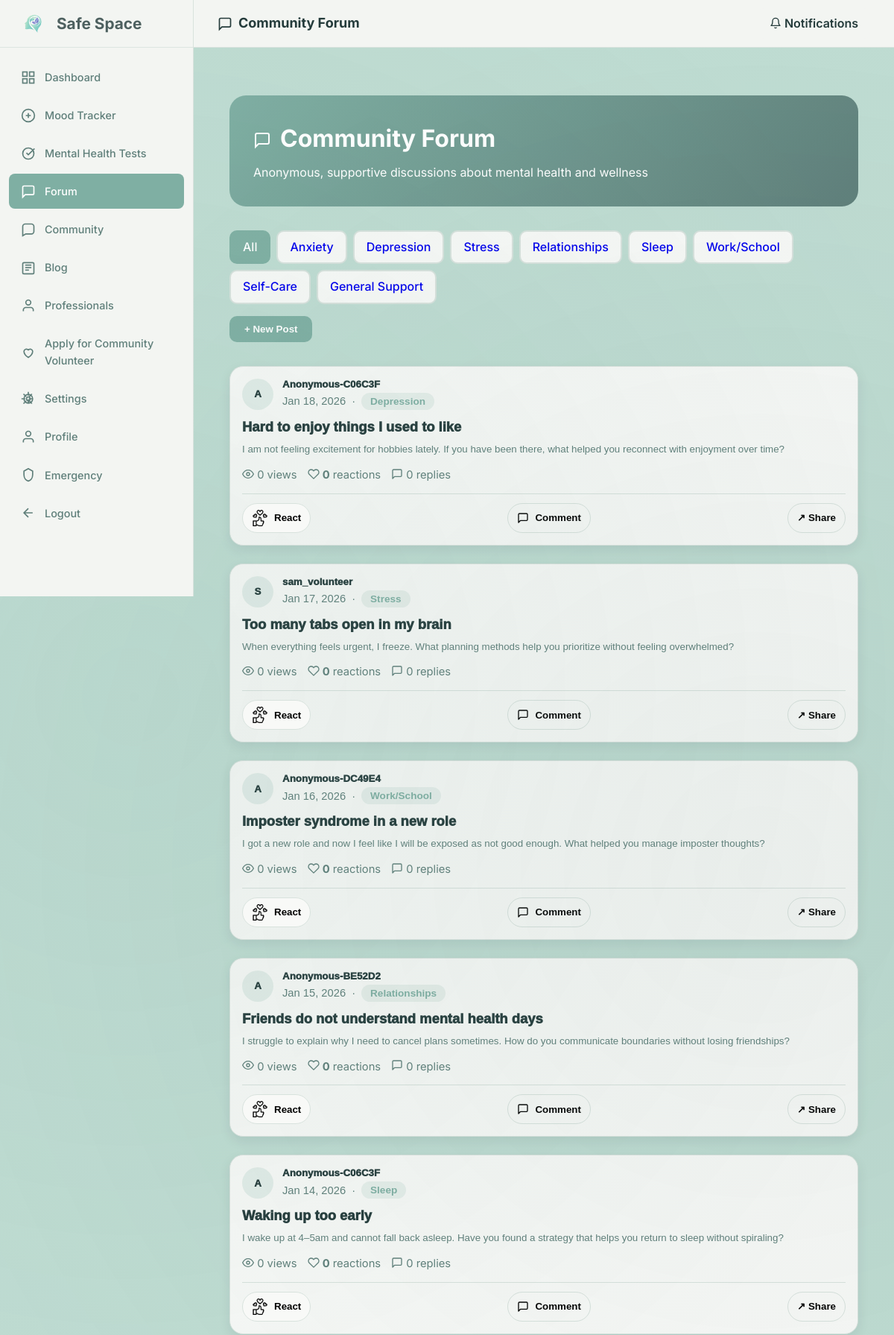
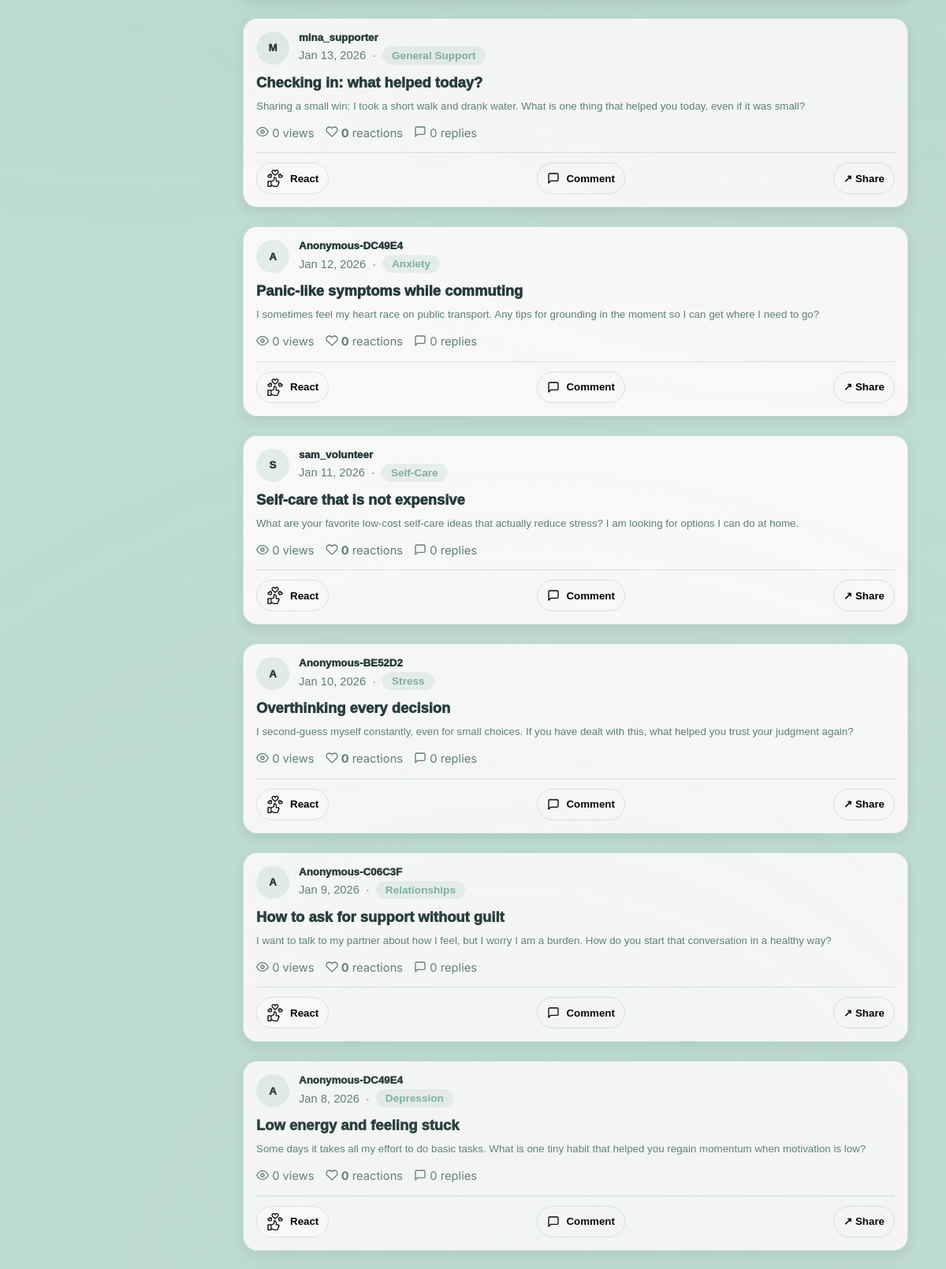
The app's page /dashboard/forum.php (signed in, upper part) with its own data (2 pictures, top to bottom).
### tables this page shows
CREATE TABLE forum_posts (
    post_id INT AUTO_INCREMENT PRIMARY KEY,
    user_id INT NOT NULL,
    category VARCHAR(100) NOT NULL,
    title VARCHAR(255) NOT NULL,
    content LONGTEXT NOT NULL,
    is_encrypted BOOLEAN DEFAULT TRUE,
    view_count INT DEFAULT 0,
    reply_count INT DEFAULT 0,
    is_pinned BOOLEAN DEFAULT FALSE,
    is_locked BOOLEAN DEFAULT FALSE,
    status ENUM('published', 'draft', 'deleted', 'flagged') DEFAULT 'published',
    created_at TIMESTAMP DEFAULT CURRENT_TIMESTAMP,
    updated_at TIMESTAMP DEFAULT CURRENT_TIMESTAMP ON UPDATE CURRENT_TIMESTAMP,
    FOREIGN KEY (user_id) REFERENCES users(user_id) ON DELETE CASCADE,
    INDEX idx_category (category),
    INDEX idx_status (status),
    INDEX idx_created_at (created_at),
    INDEX idx_user_posts (user_id, created_at)
);

CREATE TABLE users (
    user_id INT AUTO_INCREMENT PRIMARY KEY,
    username VARCHAR(50) UNIQUE NOT NULL,
    email VARCHAR(100) UNIQUE NOT NULL,
    password_hash VARCHAR(255) NOT NULL,
    full_name VARCHAR(100) NULL,
    phone VARCHAR(30) NULL,
    user_type ENUM('patient', 'professional', 'volunteer', 'supporter', 'community_healer') NOT NULL,
    is_anonymous BOOLEAN DEFAULT TRUE,
    is_verified BOOLEAN DEFAULT FALSE,
    is_active BOOLEAN DEFAULT TRUE,
    profile_picture VARCHAR(255) NULL,
    bio TEXT NULL,
    date_of_birth DATE NULL,
    gender ENUM('male', 'female', 'non_binary', 'prefer_not_to_say', 'other') NULL,
    country VARCHAR(100) NULL,
    timezone VARCHAR(50) DEFAULT 'UTC',
    created_at TIMESTAMP DEFAULT CURRENT_TIMESTAMP,
    last_login TIMESTAMP NULL,
    email_verified_at TIMESTAMP NULL,
    verification_token VARCHAR(100) NULL,
    reset_token VARCHAR(100) NULL,
    reset_token_expiry TIMESTAMP NULL,
    INDEX idx_username (username),
    INDEX idx_email (email),
    INDEX idx_user_type (user_type),
    INDEX idx_is_active (is_active)
);

### config/config.php (called while the page is built, shortened)
<?php
function get_anonymous_display_name($user_id) {
    $user_id = (int)$user_id;
    $salt = defined('SITE_URL') ? SITE_URL : 'SafeSpace';
    $hash = hash('sha256', $salt . '|anon|' . $user_id);
    $tag = strtoupper(substr($hash, 0, 6));
    return 'Anonymous-' . $tag;
}
function get_user_id() {
    return $_SESSION['user_id'] ?? null;
}
?>

### dashboard/forum.php (the view, shortened to what this page needs)
<?php
require_once '../config/config.php';
$user_id = get_user_id();
$db = Database::getInstance();
$conn = $db->getConnection();
$categories = ['Anxiety', 'Depression', 'Stress', 'Relationships', 'Sleep', 'Work/School', 'Self-Care', 'General Support'];
$selected_category = trim((string)($_GET['category'] ?? ''));
$reaction_assets = [
    'like' => '../images/reactions/like.png',
    'celebrate' => '../images/reactions/Linkedin-Celebrate-Icon-ClappingHands500.png',
    'support' => '../images/reactions/Linkedin-Support-Icon-HeartinHand500.png',
    'love' => '../images/reactions/Linkedin-Love-Icon-Heart500.png',
    'insightful' => '../images/reactions/Linkedin-Insightful-Icon-Lamp500.png',
    'curious' => '../images/reactions/Linkedin-Curious-Icon-PurpleSmiley500.png',
];
$sql = "
    SELECT fp.post_id, fp.user_id, fp.title, fp.category, fp.content, fp.view_count, fp.reply_count, fp.created_at,
           u.username, u.is_anonymous, u.user_type,
           p.full_name AS professional_full_name, p.specialization AS professional_specialization, p.verification_status AS professional_verification_status,
           (SELECT COUNT(*) FROM forum_post_reactions fpr WHERE fpr.post_id = fp.post_id) AS total_reactions,
           (SELECT reaction_type FROM forum_post_reactions fpr2 WHERE fpr2.post_id = fp.post_id AND fpr2.user_id = ? LIMIT 1) AS my_reaction
    FROM forum_posts fp
    JOIN users u ON fp.user_id = u.user_id
    LEFT JOIN professionals p ON p.user_id = u.user_id
    WHERE fp.status = 'published'
";
$params = [$user_id];
$types = 'i';
$sql .= ' ORDER BY fp.is_pinned DESC, fp.created_at DESC LIMIT 50';
$stmt = $conn->prepare($sql);
if (!$stmt) {
    $posts = [];
} else {
    $stmt->bind_param($types, ...$params);
    $stmt->execute();
    $posts = $stmt->get_result()->fetch_all(MYSQLI_ASSOC);
}
?>
<!DOCTYPE html>
<html lang="en">
<head>
    <link rel="stylesheet" href="../assets/css/styles.css">
        <link rel="stylesheet" href="includes/dashboard-layout.css">
</head>
<body>
        <div class="dashboard-wrapper">
            <?php include 'includes/sidebar.php'; ?>
            <main class="main-content">
                <div class="top-bar">
                    <h2 style="margin: 0; font-size: 18px; color: var(--text-primary);"><svg viewBox="0 0 24 24" width="20" height="20" fill="none" stroke="currentColor" stroke-width="2" style="display: inline-block; margin-right: 8px; vertical-align: middle;"><path d="M21 15a2 2 0 01-2 2H7l-4 4V5a2 2 0 012-2h14a2 2 0 012 2z"/></svg>Community Forum</h2>
                    <div class="top-bar-right">
                        <a href="notifications.php" style="text-decoration: none; color: var(--text-primary); font-weight: 600; padding: 8px 16px; background: var(--light-bg); border-radius: 8px;">
                            <svg class="icon icon--sm" viewBox="0 0 24 24" fill="none" stroke="currentColor" stroke-width="2" stroke-linecap="round" stroke-linejoin="round" aria-hidden="true"><path d="M18 8a6 6 0 0 0-12 0c0 7-3 9-3 9h18s-3-2-3-9"/><path d="M13.73 21a2 2 0 0 1-3.46 0"/></svg>
                            Notifications
                        </a>
                    </div>
                </div>
                <div class="content-area">
    <div class="forum-container">
        <div class="forum-header">
            <h1><svg viewBox="0 0 24 24" width="24" height="24" fill="none" stroke="currentColor" stroke-width="2" style="display: inline-block; margin-right: 12px; vertical-align: middle;"><path d="M21 15a2 2 0 01-2 2H7l-4 4V5a2 2 0 012-2h14a2 2 0 012 2z"/></svg>Community Forum</h1>
            <p>Anonymous, supportive discussions about mental health and wellness</p>
        </div>
        <div class="forum-nav">
            <div class="category-filters">
                <a href="forum.php" class="category-btn <?php echo empty($selected_category) ? 'active' : ''; ?>">All</a>
                <?php foreach ($categories as $cat): ?>
                    <a href="forum.php?category=<?php echo urlencode($cat); ?>"
                       class="category-btn <?php echo $selected_category === $cat ? 'active' : ''; ?>">
                        <?php echo htmlspecialchars($cat); ?>
                    </a>
                <?php endforeach; ?>
            </div>
            <button class="new-post-btn" onclick="openNewPostModal()">+ New Post</button>
        </div>
        <div class="post-list">
            <?php if (count($posts) > 0): ?>
                <?php foreach ($posts as $post): ?>
                    <?php
                        $is_post_professional = (($post['user_type'] ?? '') === 'professional');
                        $post_author = $is_post_professional
                            ? (!empty($post['professional_full_name']) ? $post['professional_full_name'] : ($post['username'] ?? 'User'))
                            : (!empty($post['is_anonymous']) ? get_anonymous_display_name((int)$post['user_id']) : ($post['username'] ?? 'User'));
                        $avatarLetter = strtoupper(substr((string)$post_author, 0, 1));
                        $rawContent = (string)($post['content'] ?? '');
                        $excerpt = function_exists('mb_substr') ? mb_substr($rawContent, 0, 180) : substr($rawContent, 0, 180);
                        $excerpt = trim($excerpt);
                        $hasMore = (function_exists('mb_strlen') ? mb_strlen($rawContent) : strlen($rawContent)) > (function_exists('mb_strlen') ? mb_strlen($excerpt) : strlen($excerpt));
                        $myReaction = !empty($post['my_reaction']) ? (string)$post['my_reaction'] : null;
                        $activeReaction = $myReaction && isset($reaction_assets[$myReaction]) ? $myReaction : 'like';
                        $activeReactionLabel = $myReaction ? ucfirst($myReaction) : 'React';
                        $reactionTotal = (int)($post['total_reactions'] ?? 0);
                    ?>
                    <div class="post-card">
                        <button type="button" class="post-open" data-open-post-id="<?php echo (int)$post['post_id']; ?>" aria-label="Open forum post">
                            <div class="post-header-row">
                                <div class="post-avatar" aria-hidden="true"><?php echo htmlspecialchars($avatarLetter); ?></div>
                                <div class="post-head-text">
                                    <div class="post-name-row">
                                        <span class="post-name"><?php echo htmlspecialchars((string)$post_author); ?></span>
                                    </div>
                                    <div class="post-sub">
                                        <span><?php echo date('M j, Y', strtotime($post['created_at'])); ?></span>
                                        <span aria-hidden="true">·</span>
                                        <span class="category-chip"><?php echo htmlspecialchars((string)$post['category']); ?></span>
                                    </div>
                                </div>
                            </div>
                            <div class="post-title"><?php echo htmlspecialchars((string)$post['title']); ?></div>
                            <?php if ($excerpt !== ''): ?>
                                <p class="post-excerpt"><?php echo htmlspecialchars($excerpt); ?><?php echo $hasMore ? '…' : ''; ?></p>
                            <?php endif; ?>
                        </button>
                        <div class="post-stats">
                            <span><svg class="icon icon--sm" viewBox="0 0 24 24" fill="none" stroke="currentColor" stroke-width="2" stroke-linecap="round" stroke-linejoin="round" aria-hidden="true"><path d="M1 12s4-8 11-8 11 8 11 8-4 8-11 8-11-8-11-8z"/><circle cx="12" cy="12" r="3"/></svg> <?php echo (int)$post['view_count']; ?> views</span>
                            <span><svg class="icon icon--sm" viewBox="0 0 24 24" fill="none" stroke="currentColor" stroke-width="2" stroke-linecap="round" stroke-linejoin="round" aria-hidden="true"><path d="M20.84 4.61a5.5 5.5 0 0 0-7.78 0L12 5.67l-1.06-1.06a5.5 5.5 0 0 0-7.78 7.78L12 21.23l8.84-8.84a5.5 5.5 0 0 0 0-7.78z"/></svg> <strong data-reaction-total><?php echo $reactionTotal; ?></strong> reactions</span>
                            <span><svg class="icon icon--sm" viewBox="0 0 24 24" fill="none" stroke="currentColor" stroke-width="2" stroke-linecap="round" stroke-linejoin="round" aria-hidden="true"><path d="M21 15a2 2 0 0 1-2 2H7l-4 4V5a2 2 0 0 1 2-2h14a2 2 0 0 1 2 2z"/></svg> <?php echo (int)$post['reply_count']; ?> replies</span>
                        </div>
                        <div class="post-actions" aria-label="Post actions">
                            <div class="feed-reaction" data-post-id="<?php echo (int)$post['post_id']; ?>">
                                <button type="button" class="reaction-trigger" aria-haspopup="true" aria-expanded="false">
                                    <img class="active-reaction-icon" src="<?php echo htmlspecialchars($reaction_assets[$activeReaction]); ?>" alt="Reaction">
                                    <span class="active-reaction-label"><?php echo htmlspecialchars($activeReactionLabel); ?></span>
                                </button>
                            </div>
                            <button type="button" class="post-action post-action-comment" data-comment-post-id="<?php echo (int)$post['post_id']; ?>">
                                <svg class="icon icon--sm" viewBox="0 0 24 24" fill="none" stroke="currentColor" stroke-width="2" stroke-linecap="round" stroke-linejoin="round" aria-hidden="true"><path d="M21 15a2 2 0 0 1-2 2H7l-4 4V5a2 2 0 0 1 2-2h14a2 2 0 0 1 2 2z"/></svg>
                                Comment
                            </button>
                            <button type="button" class="post-action post-action-share" data-share-post-id="<?php echo (int)$post['post_id']; ?>">↗ Share</button>
                        </div>
                    </div>
                <?php endforeach; ?>
            <?php endif; ?>
        </div>
    </div>
</body>
</html>

### assets/css/styles.css (style rules this page uses)
:root { --bg-page: #BFDCD2; --bg-primary: #BFDCD2; --bg-surface: #F3F5F2; --bg-card: #F8F9F7; --accent-primary: #7FAFA3; --accent-soft: #9FBFB6; --border-soft: #D8E2DD; --primary-color: #7FAFA3; --primary-dark: #6A9A8E; --primary-light: #9FBFB6; --secondary-color: #5F7F7A; --accent-color: #9FBFB6; --accent-warm: #7FAFA3; --white: #F8F9F7; --light-bg: #F3F5F2; --light-gray: #D8E2DD; --medium-gray: #5F7F7A; --dark-gray: #243B3B; --text-primary: #243B3B; --text-secondary: #5F7F7A; --success: #22c55e; --warning: #f59e0b; --error: #ef4444; --info: #3b82f6; --shadow-sm: 0 6px 16px rgba(12, 27, 51, 0.08); --shadow-md: 0 12px 28px rgba(12, 27, 51, 0.12); --shadow-lg: 0 18px 48px rgba(12, 27, 51, 0.18); --shadow-glow: 0 0 24px rgba(20, 184, 166, 0.35); --radius-sm: 10px; --radius-md: 14px; --radius-lg: 22px; --radius-xl: 32px; --transition-fast: 0.18s ease; --transition-normal: 0.3s ease; --transition-slow: 0.5s ease; --spacing-xs: 0.5rem; --spacing-sm: 1rem; --spacing-md: 1.5rem; --spacing-lg: 2rem; --spacing-xl: 3rem; }
* { margin: 0; padding: 0; box-sizing: border-box; }
html { font-size: 16px; scroll-behavior: smooth; }
body { font-family: 'Inter', 'DM Sans', 'Poppins', system-ui, -apple-system, sans-serif; background: var(--bg-primary); color: var(--text-primary); line-height: 1.6; min-height: 100vh; overflow-x: hidden; position: relative; margin: 0; }
.icon { width: 1em !important; height: 1em !important; display: inline-block; vertical-align: -0.125em; flex: 0 0 auto; }
.icon--sm { width: 16px !important; height: 16px !important; }
body::before { content: ''; position: fixed; top: 0; left: 0; width: 100%; height: 100%; background: radial-gradient(circle at 15% 20%, rgba(127, 175, 163, 0.08), transparent 30%), radial-gradient(circle at 85% 25%, rgba(95, 127, 122, 0.08), transparent 32%), radial-gradient(circle at 55% 75%, rgba(159, 191, 182, 0.08), transparent 34%); pointer-events: none; z-index: 0; }

### dashboard/includes/dashboard-layout.css (style rules this page uses)
.dashboard-wrapper { display: flex; min-height: 100vh; margin: 0; padding: 0; }
.main-content { flex: 1; margin-left: 260px; padding: 0; width: calc(100% - 260px); }
.top-bar { background: var(--bg-surface, #F3F5F2); border-bottom: 1px solid var(--border-soft, #D8E2DD); padding: 0 32px; display: flex; justify-content: space-between; align-items: center; position: sticky; top: 0; z-index: 99; height: 64px; margin: 0; }
.top-bar-right { display: flex; gap: 16px; align-items: center; }
.content-area { padding: 2rem; }

### records on screen
forum_posts: user.is_anonymous "A", user.is_anonymous "Anonymous-C06C3F", created_at "Jan 18, 2026", category "Depression", title "Hard to enjoy things I used to like", content "I am not feeling excitement for hobbies lately. If you have been there, what helped you reconnect with enjoyment over time?", view_count "0", reactionTotal "0", reply_count "0", activeReactionLabel "React"
forum_posts: user.username "S", user.username "sam_volunteer", created_at "Jan 17, 2026", category "Stress", title "Too many tabs open in my brain", content "When everything feels urgent, I freeze. What planning methods help you prioritize without feeling overwhelmed?", view_count "0", reactionTotal "0", reply_count "0", activeReactionLabel "React"
forum_posts: user.is_anonymous "A", user.is_anonymous "Anonymous-DC49E4", created_at "Jan 16, 2026", category "Work/School", title "Imposter syndrome in a new role", content "I got a new role and now I feel like I will be exposed as not good enough. What helped you manage imposter thoughts?", view_count "0", reactionTotal "0", reply_count "0", activeReactionLabel "React"
forum_posts: user.is_anonymous "A", user.is_anonymous "Anonymous-BE52D2", created_at "Jan 15, 2026", category "Relationships", title "Friends do not understand mental health days", content "I struggle to explain why I need to cancel plans sometimes. How do you communicate boundaries without losing friendships?", view_count "0", reactionTotal "0", reply_count "0", activeReactionLabel "React"
forum_posts: user.is_anonymous "A", user.is_anonymous "Anonymous-C06C3F", created_at "Jan 14, 2026", category "Sleep", title "Waking up too early", content "I wake up at 4–5am and cannot fall back asleep. Have you found a strategy that helps you return to sleep without spiraling?", view_count "0", reactionTotal "0", reply_count "0", activeReactionLabel "React"
forum_posts: user.username "M", user.username "mina_supporter", created_at "Jan 13, 2026", category "General Support", title "Checking in: what helped today?", content "Sharing a small win: I took a short walk and drank water. What is one thing that helped you today, even if it was small?", view_count "0", reactionTotal "0", reply_count "0", activeReactionLabel "React"
forum_posts: user.is_anonymous "A", user.is_anonymous "Anonymous-DC49E4", created_at "Jan 12, 2026", category "Anxiety", title "Panic-like symptoms while commuting", content "I sometimes feel my heart race on public transport. Any tips for grounding in the moment so I can get where I need to go?", view_count "0", reactionTotal "0", reply_count "0", activeReactionLabel "React"
forum_posts: user.username "S", user.username "sam_volunteer", created_at "Jan 11, 2026", category "Self-Care", title "Self-care that is not expensive", content "What are your favorite low-cost self-care ideas that actually reduce stress? I am looking for options I can do at home.", view_count "0", reactionTotal "0", reply_count "0", activeReactionLabel "React"
forum_posts: user.is_anonymous "A", user.is_anonymous "Anonymous-BE52D2", created_at "Jan 10, 2026", category "Stress", title "Overthinking every decision", content "I second-guess myself constantly, even for small choices. If you have dealt with this, what helped you trust your judgment again?", view_count "0", reactionTotal "0", reply_count "0", activeReactionLabel "React"
forum_posts: user.is_anonymous "A", user.is_anonymous "Anonymous-C06C3F", created_at "Jan 9, 2026", category "Relationships", title "How to ask for support without guilt", content "I want to talk to my partner about how I feel, but I worry I am a burden. How do you start that conversation in a healthy way?", view_count "0", reactionTotal "0", reply_count "0", activeReactionLabel "React"
forum_posts: user.is_anonymous "A", user.is_anonymous "Anonymous-DC49E4", created_at "Jan 8, 2026", category "Depression", title "Low energy and feeling stuck", content "Some days it takes all my effort to do basic tasks. What is one tiny habit that helped you regain momentum when motivation is low?", view_count "0", reactionTotal "0", reply_count "0", activeReactionLabel "React"

### other values on screen
$cat "Anxiety"
$cat "Depression"
$cat "Stress"
$cat "Relationships"
$cat "Sleep"
$cat "Work/School"
$cat "Self-Care"
$cat "General Support"
